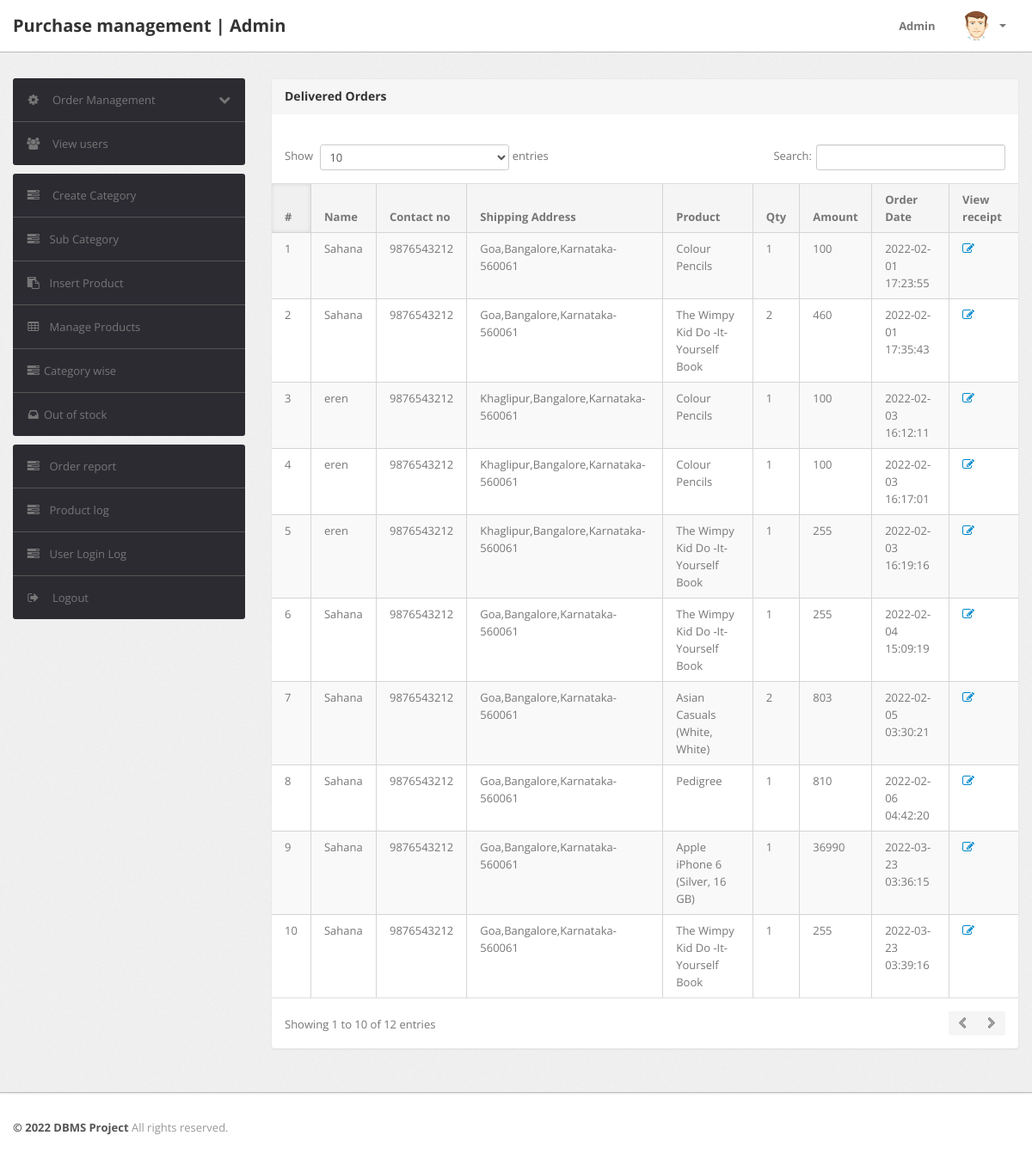
The app's page /admin/delivered-orders.php (signed in) with its own data.
### tables this page shows
CREATE TABLE `orders` (
  `id` int(11) NOT NULL,
  `userId` int(11) DEFAULT NULL,
  `productId` varchar(255) DEFAULT NULL,
  `quantity` int(11) DEFAULT NULL,
  `orderDate` timestamp NOT NULL DEFAULT current_timestamp(),
  `paymentMethod` varchar(50) DEFAULT NULL,
  `orderStatus` varchar(55) DEFAULT NULL
);

CREATE TABLE `users` (
  `id` int(11) NOT NULL,
  `name` varchar(255) DEFAULT NULL,
  `email` varchar(255) DEFAULT NULL,
  `contactno` bigint(11) DEFAULT NULL,
  `password` varchar(255) DEFAULT NULL,
  `shippingAddress` longtext DEFAULT NULL,
  `shippingState` varchar(255) DEFAULT NULL,
  `shippingCity` varchar(255) DEFAULT NULL,
  `shippingPincode` int(11) DEFAULT NULL,
  `billingAddress` longtext DEFAULT NULL,
  `billingState` varchar(255) DEFAULT NULL,
  `billingCity` varchar(255) DEFAULT NULL,
  `billingPincode` int(11) DEFAULT NULL,
  `regDate` timestamp NOT NULL DEFAULT current_timestamp(),
  `updationDate` varchar(255) DEFAULT NULL
);

CREATE TABLE `products` (
  `id` int(11) NOT NULL,
  `category` int(11) NOT NULL,
  `subCategory` int(11) DEFAULT NULL,
  `productName` varchar(255) DEFAULT NULL,
  `productCompany` varchar(255) DEFAULT NULL,
  `productPrice` int(11) DEFAULT NULL,
  `productPriceBeforeDiscount` int(11) DEFAULT NULL,
  `productDescription` longtext DEFAULT NULL,
  `productImage1` varchar(255) DEFAULT NULL,
  `productImage2` varchar(255) DEFAULT NULL,
  `productImage3` varchar(255) DEFAULT NULL,
  `shippingCharge` int(11) DEFAULT NULL,
  `productAvailability` varchar(255) DEFAULT NULL,
  `postingDate` timestamp NULL DEFAULT current_timestamp(),
  `updationDate` varchar(255) DEFAULT NULL,
  `quantity` int(10) NOT NULL
);

### admin/delivered-orders.php (the view, shortened to what this page needs)
<?php
include('include/config.php');
if(strlen($_SESSION['alogin'])==0)
	{
header('location:index.php');
}
else{
?>
<!DOCTYPE html>
<html lang="en">
<head>
	<link type="text/css" href="bootstrap/css/bootstrap.min.css" rel="stylesheet">
	<link type="text/css" href="bootstrap/css/bootstrap-responsive.min.css" rel="stylesheet">
	<link type="text/css" href="css/theme.css" rel="stylesheet">
	<link type="text/css" href="images/icons/css/font-awesome.css" rel="stylesheet">
</head>
<body>
<?php include('include/header.php');?>
	<div class="wrapper">
		<div class="container">
			<div class="row">
<?php include('include/sidebar.php');?>
			<div class="span9">
					<div class="content">
	<div class="module">
							<div class="module-head">
								<h3>Delivered Orders</h3>
							</div>
							<div class="module-body table">
									<br />
								<table cellpadding="0" cellspacing="0" border="0" class="datatable-1 table table-bordered table-striped	 display table-responsive" >
									<thead>
										<tr>
											<th>#</th>
											<th> Name</th>
											<th width="50">Contact no</th>
											<th>Shipping Address</th>
											<th>Product </th>
											<th>Qty </th>
											<th>Amount </th>
											<th>Order Date</th>
											<th>View receipt</th>
										</tr>
									</thead>
<tbody>
<?php
$st='Delivered';
$query=mysqli_query($con,"select users.name as username,users.email as useremail,users.contactno as usercontact,users.shippingAddress as shippingaddress,users.shippingCity as shippingcity,users.shippingState as shippingstate,users.shippingPincode as shippingpincode,products.productName as productname,products.shippingCharge as shippingcharge,orders.quantity as quantity,orders.orderDate as orderdate,products.productPrice as productprice,orders.id as id  from orders join users on  orders.userId=users.id join products on products.id=orders.productId where orders.orderStatus='$st'");
$cnt=1;
while($row=mysqli_fetch_array($query))
{
?>
										<tr>
											<td><?php echo htmlentities($cnt);?></td>
											<td><?php echo htmlentities($row['username']);?></td>
											<td><?php echo htmlentities($row['usercontact']);?></td>
											<td><?php echo htmlentities($row['shippingaddress'].",".$row['shippingcity'].",".$row['shippingstate']."-".$row['shippingpincode']);?></td>
											<td><?php echo htmlentities($row['productname']);?></td>
											<td><?php echo htmlentities($row['quantity']);?></td>
											<td><?php echo htmlentities($row['quantity']*$row['productprice']+$row['shippingcharge']);?></td>
											<td><?php echo htmlentities($row['orderdate']);?></td>
											<td>    <a href="updateorder.php?oid=<?php echo htmlentities($row['id']);?>" title="Update order" target="_blank"><i class="icon-edit"></i></a>
											</td>
											</tr>
										<?php $cnt=$cnt+1; } ?>
										</tbody>
								</table>
							</div>
						</div>
					</div>
				</div>
			</div>
		</div>
	</div>
<?php include('include/footer.php');?>
</body>
<?php } ?>

### records on screen
orders: userId.name "Sahana", userId.contactno "9876543212", userId.shippingPincode "Goa,Bangalore,Karnataka-560061", productId.productName "Colour Pencils", quantity "1", $row['quantity']*$row['productprice']+$row['shippingcharge'] "100", orderDate "2022-02-01 17:23:55"
orders: userId.name "Sahana", userId.contactno "9876543212", userId.shippingPincode "Goa,Bangalore,Karnataka-560061", productId.productName "The Wimpy Kid Do -It- Yourself Book", quantity "2", $row['quantity']*$row['productprice']+$row['shippingcharge'] "460", orderDate "2022-02-01 17:35:43"
orders: userId.name "eren", userId.contactno "9876543212", userId.shippingPincode "Khaglipur,Bangalore,Karnataka-560061", productId.productName "Colour Pencils", quantity "1", $row['quantity']*$row['productprice']+$row['shippingcharge'] "100", orderDate "2022-02-03 16:12:11"
orders: userId.name "eren", userId.contactno "9876543212", userId.shippingPincode "Khaglipur,Bangalore,Karnataka-560061", productId.productName "Colour Pencils", quantity "1", $row['quantity']*$row['productprice']+$row['shippingcharge'] "100", orderDate "2022-02-03 16:17:01"
orders: userId.name "eren", userId.contactno "9876543212", userId.shippingPincode "Khaglipur,Bangalore,Karnataka-560061", productId.productName "The Wimpy Kid Do -It- Yourself Book", quantity "1", $row['quantity']*$row['productprice']+$row['shippingcharge'] "255", orderDate "2022-02-03 16:19:16"
orders: userId.name "Sahana", userId.contactno "9876543212", userId.shippingPincode "Goa,Bangalore,Karnataka-560061", productId.productName "The Wimpy Kid Do -It- Yourself Book", quantity "1", $row['quantity']*$row['productprice']+$row['shippingcharge'] "255", orderDate "2022-02-04 15:09:19"
orders: userId.name "Sahana", userId.contactno "9876543212", userId.shippingPincode "Goa,Bangalore,Karnataka-560061", productId.productName "Asian Casuals (White, White)", quantity "2", $row['quantity']*$row['productprice']+$row['shippingcharge'] "803", orderDate "2022-02-05 03:30:21"
orders: userId.name "Sahana", userId.contactno "9876543212", userId.shippingPincode "Goa,Bangalore,Karnataka-560061", productId.productName "Pedigree", quantity "1", $row['quantity']*$row['productprice']+$row['shippingcharge'] "810", orderDate "2022-02-06 04:42:20"
orders: userId.name "Sahana", userId.contactno "9876543212", userId.shippingPincode "Goa,Bangalore,Karnataka-560061", productId.productName "Apple iPhone 6 (Silver, 16 GB)", quantity "1", $row['quantity']*$row['productprice']+$row['shippingcharge'] "36990", orderDate "2022-03-23 03:36:15"
orders: userId.name "Sahana", userId.contactno "9876543212", userId.shippingPincode "Goa,Bangalore,Karnataka-560061", productId.productName "The Wimpy Kid Do -It- Yourself Book", quantity "1", $row['quantity']*$row['productprice']+$row['shippingcharge'] "255", orderDate "2022-03-23 03:39:16"
